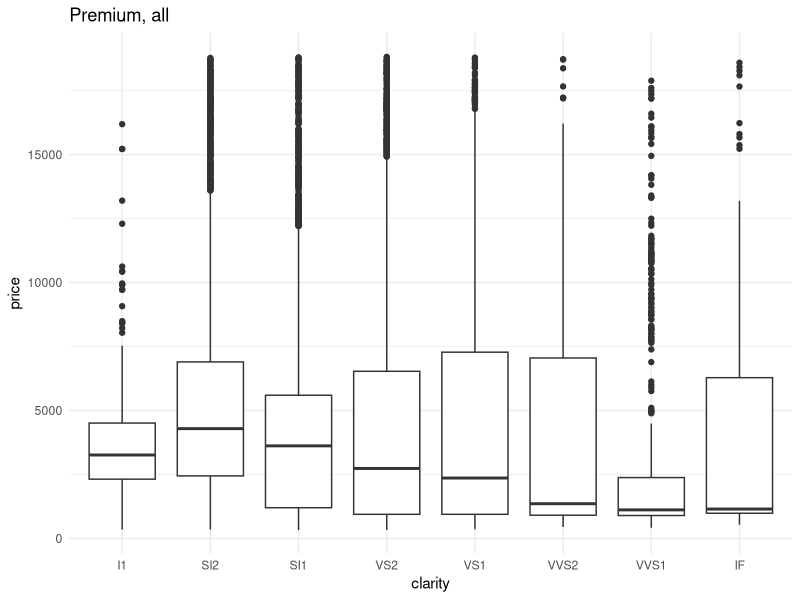
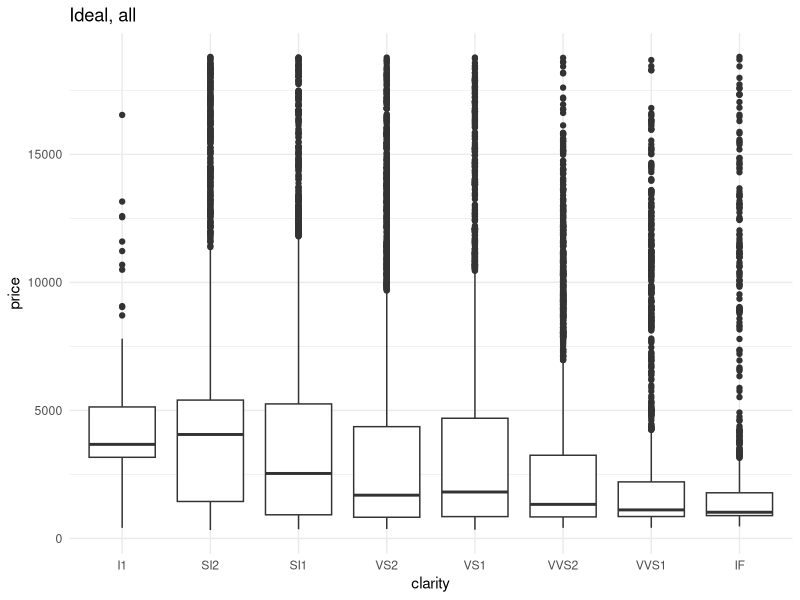
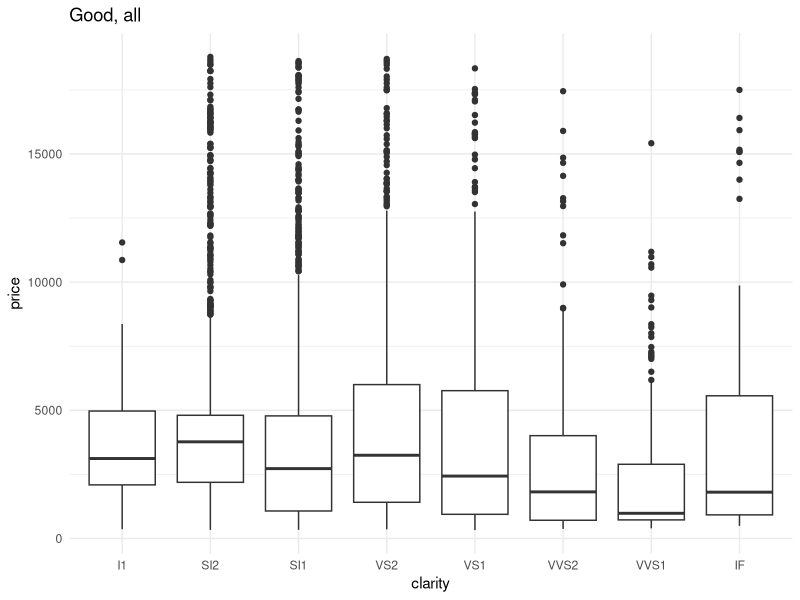

Write the R code that produced these figures, in order. (Note: this script raises an error after producing the figures.)
#PSYC 259 Homework 4 - Writing functions
#For full credit, answer at least 6/8 questions

#List names of students collaborating with: 

### SETUP: RUN THIS BEFORE STARTING ----------
library(tidyverse)
set.seed(1)
id <- rep("name", 30)
x <- runif(30, 0, 10)
y <- runif(30, 0, 10)
z <- runif(30, 0, 10)
ds <- tibble(id, x, y, z)

### Question 1 ---------- 

#Vectors x, y, and z contain random numbers between 1 and 10. 
#Write a function called "limit_replace" that will replace values less than 2 or greater than 8 with NA
#Then, run the function on x and save the results to a new vector "x_replace" to show it worked


### Question 2 ---------- 

#Make a new version of limit_replace that asks for arguments for a lower bounary and an upper boundary
  #so that they can be customized (instead of being hard coded as 2 and 8)
#Run the function on vector y with boundaries 4 and 6, saving the results to a new vector "y_replace"


### Question 3 ----------

#Write a function called "plus_minus_SD" that can take one of the vectors (x/y/z) as input
  #and "num_of_SDs" as an input and returns the boundaries +/- num_of_SDs around the mean. 
#plus_minus_SD(x, 1) would give +/- 1SD around the mean of x, plus_minus_SD(y, 2) would give +/- 2SDs around the mean 
#Make num_of_SDs default to 1
#run the new function on x, y, and z with 1 SD


### Question 4 ----------

#Write an another new version of limit_replace
#This time, make the upper and lower boundaries optional arguments
#If they are not given, use +/- 1 SD as the boundaries (from your plus_minus_SD function)
#Apply the function to each column in ds, and save the results to a new tibble called "ds_replace"



### Question 5 ----------

#Add a "stopifnot" command to your limit_replace function to make sure it only runs on numeric variables
#Try running it on a non-numeric input (like "id") to make sure it gives you an error



### Question 6 ----------

#What other requirements on the input do you need to make the function work correctly?
#Add another stopifnot to enforce one more requirement



### Question 7 ----------

#Clear out your workspace and load the built-in diamonds dataset by running the lines below
#RUN THIS CODE
rm(list = ls())
library(tidyverse)
ds_diamonds <- diamonds

#Save your two functions to an external file (or files) 
#Then, load your functions from the external files(s)
#Next, run your limit_replace function on all of the numeric columns in the new data set
#and drop any rows with NA, saving it to a new tibble named "ds_trimmed"


### Question 8 ----------

#The code below makes graphs of diamond price grouped by different variables
#Refactor it to make it more efficient using functions and/or iteration
#Don't worry about the order of the plots, just find a more efficient way to make all 6 plots
#Each cut (Premium/Ideal/Good) should have a plot with trimmed and untrimmed data
#The title of each plot should indicate which cut and whether it's all vs. trimmed data

ds_diamonds %>% filter(cut == "Premium") %>% 
  ggplot(aes(x = clarity, y = price)) + 
  geom_boxplot() + 
  ggtitle("Premium, all") + 
  theme_minimal()

ds_diamonds %>% filter(cut == "Ideal") %>% 
  ggplot(aes(x = clarity, y = price)) + 
  geom_boxplot() + 
  ggtitle("Ideal, all") +
  theme_minimal()

ds_diamonds %>% filter(cut == "Good") %>% 
  ggplot(aes(x = clarity, y = price)) + 
  geom_boxplot() + 
  ggtitle("Good, all") +
  theme_minimal()

ds_trimmed %>% filter(cut == "Premium") %>% 
  ggplot(aes(x = clarity, y = price)) + 
  geom_boxplot() + 
  ggtitle("Premium, trimmed") + 
  theme_minimal()

ds_trimmed %>% filter(cut == "Ideal") %>% 
  ggplot(aes(x = clarity, y = price)) + 
  geom_boxplot() + 
  ggtitle("Ideal, trimmed") +
  theme_minimal()

ds_trimmed %>% filter(cut == "Good") %>% 
  ggplot(aes(x = clarity, y = price)) + 
  geom_boxplot() + 
  ggtitle("Good, trimmed") +
  theme_minimal()

